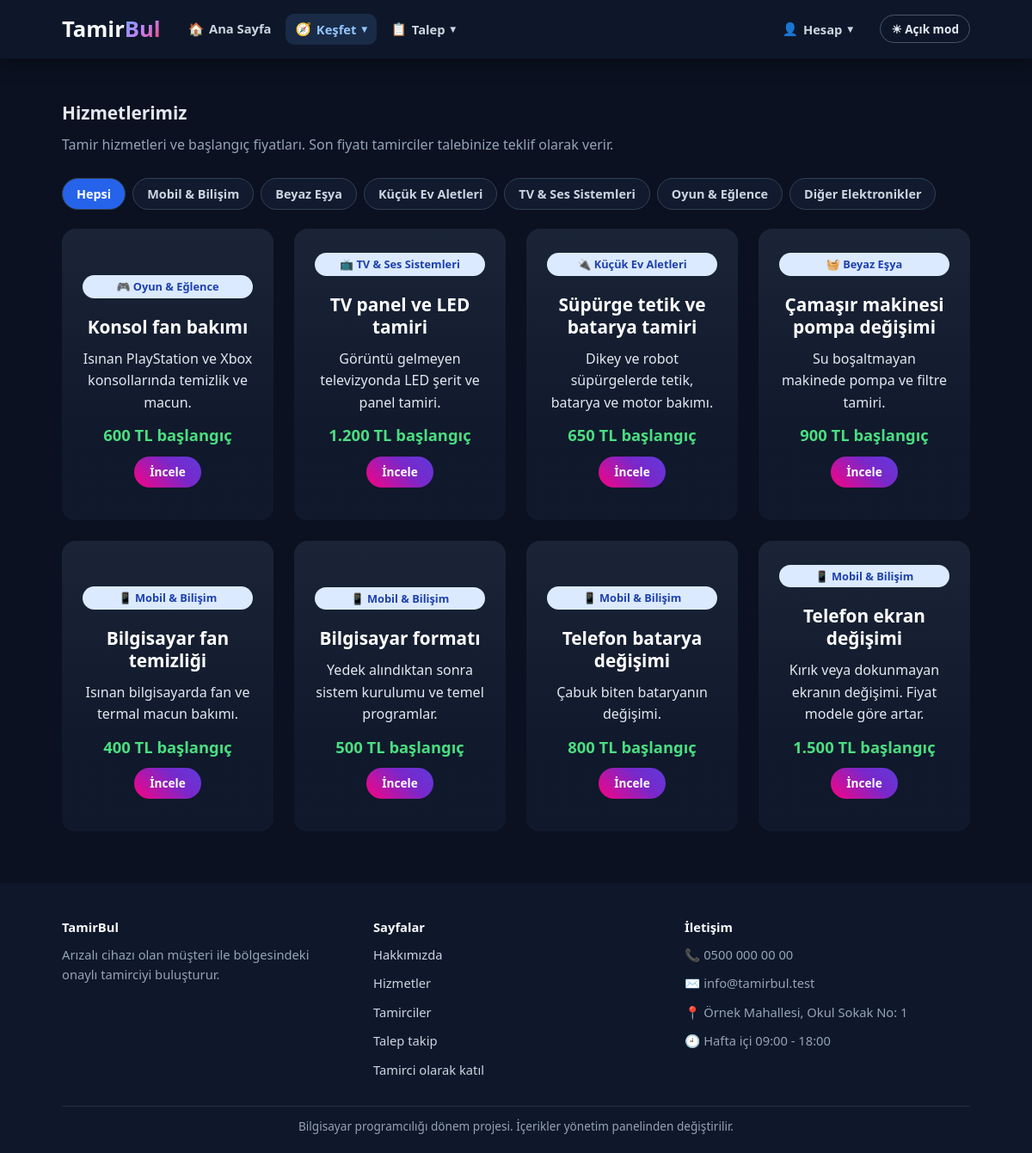
Page /hizmetler.php on the committed database.
### tables this page shows
CREATE TABLE site_ayarlari (
    id INT AUTO_INCREMENT PRIMARY KEY,  
    anahtar VARCHAR(50) NOT NULL UNIQUE,  
    deger TEXT NOT NULL,  
    etiket VARCHAR(100) NOT NULL DEFAULT ''  
);

CREATE TABLE kategoriler (
    id INT AUTO_INCREMENT PRIMARY KEY,  
    ad VARCHAR(80) NOT NULL,  
    aciklama TEXT NOT NULL,  
    resim VARCHAR(255) NOT NULL DEFAULT ''  
);

CREATE TABLE hizmetler (
    id INT AUTO_INCREMENT PRIMARY KEY,  
    ad VARCHAR(120) NOT NULL,  
    kategori_id INT NOT NULL,  
    aciklama TEXT NOT NULL,  
    baslangic_fiyat DECIMAL(10,2) NOT NULL,  
    resim VARCHAR(255) NOT NULL DEFAULT '',  
    aktif TINYINT NOT NULL DEFAULT 1  
);

### ortak/hazirla.php (called while the page is built, shortened)
<?php
if (is_dir("ortak")) {
    $kok = "";
} else {
    $kok = "../";
}
include __DIR__ . "/baglanti.php";
include __DIR__ . "/guvenlik.php";
include __DIR__ . "/yazi-stili.php";
include __DIR__ . "/ikonlar.php";

### ortak/baglanti.php (called while the page is built, shortened)
<?php
$baglanti = mysqli_connect("127.0.0.1", "root", "", "tamirbul");
$veritabani_hazir = ($baglanti != false);
if ($veritabani_hazir) {
    mysqli_set_charset($baglanti, "utf8mb4");
}
function sorgula($sorgu) {
    global $baglanti;
    return mysqli_query($baglanti, $sorgu);
}
function satirlar($sorgu) {
    $liste = array();
    $sonuc = sorgula($sorgu);
    while ($sonuc && $satir = mysqli_fetch_assoc($sonuc)) {
        $liste[] = $satir;
    }
    return $liste;
}
function tek_satir($sorgu) {
    $liste = satirlar($sorgu);
    if (count($liste) == 0) {
        return null;
    }
    return $liste[0];
}
function temizle($yazi) {
    global $baglanti;
    return mysqli_real_escape_string($baglanti, $yazi);
}
function ayar_getir($anahtar, $yoksa_bu) {
    $satir = tek_satir("SELECT deger FROM site_ayarlari WHERE anahtar = '" . temizle($anahtar) . "'");
    return $satir["deger"];
}

### ortak/yazi-stili.php (called while the page is built, shortened)
<?php
function yazi_stili_oku($anahtar) {
    global $yazi_stil_secenekleri;
    $satir = tek_satir("SELECT * FROM yazi_stilleri WHERE anahtar = '" . temizle($anahtar) . "'");
    $secimler = array();
    foreach ($yazi_stil_secenekleri as $sutun => $bilgi) {
        $secimler[$sutun] = "";
    }
    return $secimler;
}
function yazi_stili($anahtar) {
    $secimler = yazi_stili_oku($anahtar);
    $css = "";
    if ($css == "") {
        return "";
    }
    return ' style="' . trim($css) . '"';
}

### ortak/guvenlik.php (called while the page is built, shortened)
<?php
function gelen_sayi($ad) {
    return 0;
}
function temiz_yaz($metin) {
    return htmlspecialchars($metin, ENT_QUOTES, "UTF-8");
}
function fiyat_yaz($fiyat) {
    return number_format((float) $fiyat, 0, ",", ".") . " TL";
}
function resim_adresi($deger) {
    global $kok;
    if (substr($deger, 0, 4) == "http") {
        return $deger;
    }
    return $kok . "yuklemeler/" . $deger;
}
function arka_plan($deger) {
    $adres = resim_adresi($deger);
    return "style=\"background-image: url('" . temiz_yaz($adres) . "');\"";
}

### ortak/ikonlar.php (called while the page is built, shortened)
<?php
function kategori_ikonu($kategori_adi) {
    $liste = array(
        "Mobil" => "📱",
        "Bilgisayar" => "💻",
        "Beyaz" => "🧺",
        "Küçük" => "🔌",
        "TV" => "📺",
        "Ses" => "🔊",
        "Oyun" => "🎮",
        "Elektronik" => "🔋"
    );
    foreach ($liste as $kelime => $ikon) {
        if (strpos($kategori_adi, $kelime) !== false) {
            return $ikon;
        }
    }
    return "🔧";
}

### hizmetler.php (the view, shortened to what this page needs)
<?php
include "ortak/hazirla.php";
$secilen_kategori = gelen_sayi("kategori");
$kosul = "";
$kategoriler = satirlar("SELECT * FROM kategoriler ORDER BY id");
$hizmetler = satirlar("SELECT hizmetler.*, kategoriler.ad AS kategori_adi, kategoriler.resim AS kategori_resmi FROM hizmetler INNER JOIN kategoriler ON kategoriler.id = hizmetler.kategori_id WHERE hizmetler.aktif = 1 $kosul ORDER BY hizmetler.id DESC");
$aciklama = ayar_getir("hizmetler_sayfa_aciklama", "");
include "ortak/baslik.php";
?>
<section class="sayfa">
    <div class="kapsayici">
        <div class="dashboard-header">
            <h2>Hizmetlerimiz</h2>
            <p<?php echo yazi_stili("hizmetler_sayfa_aciklama"); ?>><?php echo temiz_yaz($aciklama); ?></p>
        </div>
        <div class="filtre">
            <a href="hizmetler.php" <?php if ($secilen_kategori == 0) { echo 'class="secili"'; } ?>>Hepsi</a>
            <?php foreach ($kategoriler as $kategori) { ?>
                <a href="hizmetler.php?kategori=<?php echo (int) $kategori["id"]; ?>" <?php if ($secilen_kategori == $kategori["id"]) { echo 'class="secili"'; } ?>><?php echo temiz_yaz($kategori["ad"]); ?></a>
            <?php } ?>
        </div>
        <div class="kart-alani">
            <?php foreach ($hizmetler as $hizmet) { ?>
                <?php
                $kart_resmi = $hizmet["resim"];
                ?>
                <article class="kart resimli-kart" <?php echo arka_plan($kart_resmi); ?>>
                    <p class="etiket"><?php echo kategori_ikonu($hizmet["kategori_adi"]); ?> <?php echo temiz_yaz($hizmet["kategori_adi"]); ?></p>
                    <h2><?php echo temiz_yaz($hizmet["ad"]); ?></h2>
                    <p><?php echo temiz_yaz($hizmet["aciklama"]); ?></p>
                    <p class="fiyat"><?php echo fiyat_yaz($hizmet["baslangic_fiyat"]); ?> başlangıç</p>
                    <p><a class="btn btn-sm btn-primary" href="hizmet-detay.php?id=<?php echo (int) $hizmet["id"]; ?>">İncele</a></p>
                </article>
            <?php } ?>
        </div>
    </div>
</section>
<?php
include "ortak/altlik.php";
?>

### ortak/baslik.php (shortened to what this page needs)
<?php
$site_adi = ayar_getir("site_adi", "TamirBul");
$logo_on = mb_substr($site_adi, 0, 5, "UTF-8");
$logo_arka = mb_substr($site_adi, 5, null, "UTF-8");
$tema = "koyu";
$tema_dugme_yazisi = "☀ Açık mod";
$acik_sayfa = basename($_SERVER["PHP_SELF"]);
function menu_linki($adres, $ikon, $yazi, $aciklama, $sayi) {
    return array("adres" => $adres, "ikon" => $ikon, "yazi" => $yazi, "aciklama" => $aciklama, "sayi" => $sayi);
}
$rol = "ziyaretci";
$kisi_basligi = "Hesap";
$menu_gruplari = array();
$menu_gruplari[] = array("baslik" => "Keşfet", "ikon" => "🧭", "sag" => false, "linkler" => array(
    menu_linki("hizmetler.php", "🛠️", "Hizmetler", "Tamir çeşitleri ve başlangıç fiyatları", 0),
    menu_linki("tamirciler.php", "👷", "Tamirciler", "Onaylı tamirciler ve puanları", 0),
    menu_linki("hakkimizda.php", "💡", "Hakkımızda", "TamirBul nedir, nasıl çalışır?", 0),
    menu_linki("iletisim.php", "✉️", "İletişim", "Bize yazın, sorunuzu sorun", 0)
));
if ($rol == "ziyaretci") {
    $menu_gruplari[] = array("baslik" => "Talep", "ikon" => "📋", "sag" => false, "linkler" => array(
        menu_linki("talep-olustur.php", "➕", "Talep Oluştur", "Arızanı yaz, teklif topla", 0),
        menu_linki("talep-takip.php", "🔎", "Talep Takip", "Takip kodunla durumu gör", 0)
    ));
    $menu_gruplari[] = array("baslik" => $kisi_basligi, "ikon" => "👤", "sag" => true, "linkler" => array(
        menu_linki("giris.php", "🔑", "Giriş Yap", "Müşteri, tamirci ve yönetici", 0),
        menu_linki("musteri-kayit.php", "🙋", "Müşteri Ol", "Ücretsiz hesap aç", 0),
        menu_linki("tamirci-kayit.php", "🧰", "Tamirci Olarak Katıl", "İşletmeni kaydet, teklif ver", 0)
    ));
}
foreach ($menu_gruplari as $sira => $grup) {
    $toplam_sayi = 0;
    $grupta_mi = false;
    foreach ($grup["linkler"] as $link) {
        $toplam_sayi = $toplam_sayi + $link["sayi"];
        if ($link["adres"] == $acik_sayfa) {
            $grupta_mi = true;
        }
    }
    $menu_gruplari[$sira]["toplam_sayi"] = $toplam_sayi;
    $menu_gruplari[$sira]["aktif"] = $grupta_mi;
}
?>
<!DOCTYPE html>
<html lang="tr" class="<?php echo $tema; ?>">
<head>
    <link rel="stylesheet" href="<?php echo $kok; ?>css/stil.css">
</head>
<body>
    <header class="navbar">
        <div class="container navbar-container">
            <a class="logo" href="<?php echo $kok; ?>index.php">
                <h1<?php echo yazi_stili("site_adi"); ?>><?php echo temiz_yaz($logo_on); ?><span><?php echo temiz_yaz($logo_arka); ?></span></h1>
            </a>
            <button type="button" id="tema-dugmesi" class="tema-dugmesi"><?php echo $tema_dugme_yazisi; ?></button>
            <nav id="menu" class="menu">
                <a class="menu-linki <?php if ($acik_sayfa == "index.php") { echo "aktif"; } ?>" href="<?php echo $kok; ?>index.php"><span class="ikon">🏠</span> Ana Sayfa</a>
                <?php foreach ($menu_gruplari as $grup) { ?>
                    <div class="acilir <?php if ($grup["sag"]) { echo "sag"; } ?> <?php if ($grup["aktif"]) { echo "aktif"; } ?>">
                        <button type="button" class="acilir-dugme" aria-expanded="false">
                            <span class="ikon"><?php echo $grup["ikon"]; ?></span>
                            <?php echo temiz_yaz($grup["baslik"]); ?>
                            <span class="acilir-ok">▾</span>
                        </button>
                    </div>
                <?php } ?>
            </nav>
        </div>
    </header>
    <main>

### ortak/altlik.php (shortened to what this page needs)
<?php
$alt_site_adi = ayar_getir("site_adi", "TamirBul");
$alt_aciklama = ayar_getir("altlik_aciklama", "");
$alt_telefon = ayar_getir("telefon", "");
$alt_eposta = ayar_getir("eposta", "");
$alt_adres = ayar_getir("adres", "");
$alt_saat = ayar_getir("calisma_saatleri", "");
$alt_not = ayar_getir("altlik_not", "");
?>
    </main>
    <footer class="footer">
        <div class="container footer-container">
            <div>
                <strong<?php echo yazi_stili("site_adi"); ?>><?php echo temiz_yaz($alt_site_adi); ?></strong>
                <p<?php echo yazi_stili("altlik_aciklama"); ?>><?php echo temiz_yaz($alt_aciklama); ?></p>
            </div>
            <div>
                <strong>Sayfalar</strong>
                <p><a href="<?php echo $kok; ?>hakkimizda.php">Hakkımızda</a></p>
                <p><a href="<?php echo $kok; ?>hizmetler.php">Hizmetler</a></p>
                <p><a href="<?php echo $kok; ?>tamirciler.php">Tamirciler</a></p>
                <p><a href="<?php echo $kok; ?>talep-takip.php">Talep takip</a></p>
                <p><a href="<?php echo $kok; ?>tamirci-kayit.php">Tamirci olarak katıl</a></p>
            </div>
            <div>
                <strong>İletişim</strong>
                <p><span class="ikon ikon-salla">📞</span> <span<?php echo yazi_stili("telefon"); ?>><?php echo temiz_yaz($alt_telefon); ?></span></p>
                <p><span class="ikon">✉️</span> <span<?php echo yazi_stili("eposta"); ?>><?php echo temiz_yaz($alt_eposta); ?></span></p>
                <p><span class="ikon ikon-zipla">📍</span> <span<?php echo yazi_stili("adres"); ?>><?php echo temiz_yaz($alt_adres); ?></span></p>
                <p><span class="ikon ikon-don">🕘</span> <span<?php echo yazi_stili("calisma_saatleri"); ?>><?php echo temiz_yaz($alt_saat); ?></span></p>
            </div>
        </div>
        <div class="container alt-not">
            <p<?php echo yazi_stili("altlik_not"); ?>><?php echo temiz_yaz($alt_not); ?></p>
        </div>
    </footer>
</body>
</html>

### rows in the picture
site_ayarlari: deger "Tamir", deger "Bul", deger "TamirBul"
kategoriler: ad "Mobil & Bilişim"
kategoriler: ad "Beyaz Eşya"
kategoriler: ad "Küçük Ev Aletleri"
kategoriler: ad "TV & Ses Sistemleri"
kategoriler: ad "Oyun & Eğlence"
kategoriler: ad "Diğer Elektronikler"
hizmetler: kategoriler.ad "🎮", kategoriler.ad "Oyun & Eğlence", ad "Konsol fan bakımı", aciklama "Isınan PlayStation ve Xbox konsollarında temizlik ve macun.", baslangic_fiyat "600 TL"
hizmetler: kategoriler.ad "📺", kategoriler.ad "TV & Ses Sistemleri", ad "TV panel ve LED tamiri", aciklama "Görüntü gelmeyen televizyonda LED şerit ve panel tamiri.", baslangic_fiyat "1.200 TL"
hizmetler: kategoriler.ad "🔌", kategoriler.ad "Küçük Ev Aletleri", ad "Süpürge tetik ve batarya tamiri", aciklama "Dikey ve robot süpürgelerde tetik, batarya ve motor bakımı.", baslangic_fiyat "650 TL"
hizmetler: kategoriler.ad "🧺", kategoriler.ad "Beyaz Eşya", ad "Çamaşır makinesi pompa değişimi", aciklama "Su boşaltmayan makinede pompa ve filtre tamiri.", baslangic_fiyat "900 TL"
hizmetler: kategoriler.ad "📱", kategoriler.ad "Mobil & Bilişim", ad "Bilgisayar fan temizliği", aciklama "Isınan bilgisayarda fan ve termal macun bakımı.", baslangic_fiyat "400 TL"
hizmetler: kategoriler.ad "📱", kategoriler.ad "Mobil & Bilişim", ad "Bilgisayar formatı", aciklama "Yedek alındıktan sonra sistem kurulumu ve temel programlar.", baslangic_fiyat "500 TL"
hizmetler: kategoriler.ad "📱", kategoriler.ad "Mobil & Bilişim", ad "Telefon batarya değişimi", aciklama "Çabuk biten bataryanın değişimi.", baslangic_fiyat "800 TL"
hizmetler: kategoriler.ad "📱", kategoriler.ad "Mobil & Bilişim", ad "Telefon ekran değişimi", aciklama "Kırık veya dokunmayan ekranın değişimi. Fiyat modele göre artar.", baslangic_fiyat "1.500 TL"
site_ayarlari: deger "Arızalı cihazı olan müşteri ile bölgesindeki onaylı tamirciyi buluşturur."
site_ayarlari: deger "0500 000 00 00"
site_ayarlari: deger "info@tamirbul.test"
site_ayarlari: deger "Örnek Mahallesi, Okul Sokak No: 1"
site_ayarlari: deger "Hafta içi 09:00 - 18:00"
site_ayarlari: deger "Bilgisayar programcılığı dönem projesi. İçerikler yönetim panelinden değiştirilir."

### other values in the picture
$tema_dugme_yazisi "☀ Açık mod"
$grup["ikon"] "🧭"
temiz_yaz($grup["baslik"]) "Keşfet"
$grup["ikon"] "📋"
temiz_yaz($grup["baslik"]) "Talep"
$grup["ikon"] "👤"
temiz_yaz($grup["baslik"]) "Hesap"
temiz_yaz($aciklama) "Tamir hizmetleri ve başlangıç fiyatları. Son fiyatı tamirciler talebinize teklif olarak verir."
